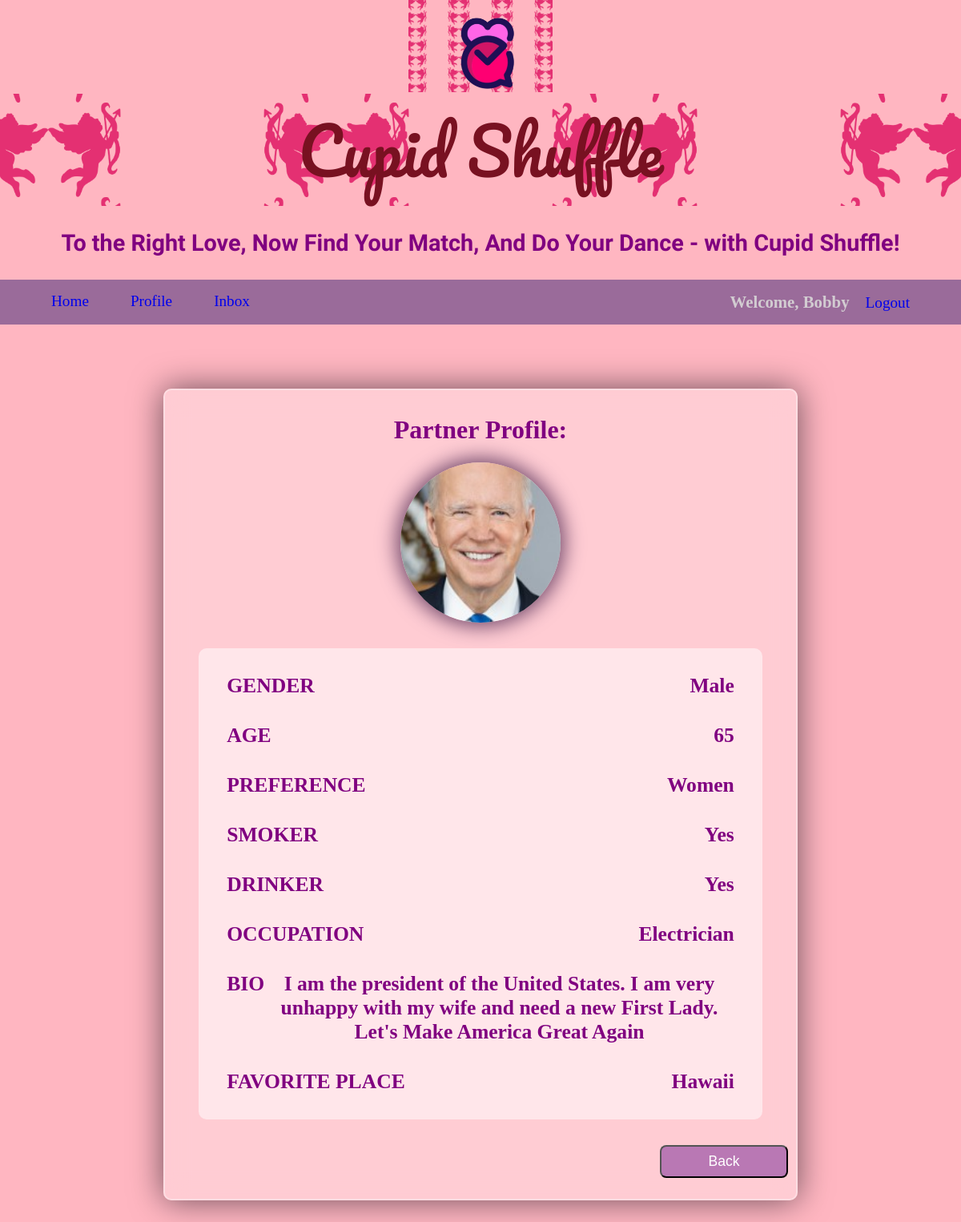
The app's page /partner_profile/11 (signed in) with its own data.
### app/models.py (models this page shows, shortened)
class DatingProfile(models.Model):
    user_profile = models.ForeignKey(
        Profile,
        on_delete=models.CASCADE,
        related_name="dating_profile_user",
        null=True,
    )
    created = models.BooleanField(default=False)
    profile_pic = models.ImageField(
        default="default_pic.jpg",
        null=True,
        blank=True,
    )
    gender_options = (("Male", "MALE"), ("Female", "FEMALE"))
    interested_in_options = ("Men", "MEN"), ("Women", "WOMEN"), ("Both", "BOTH")
    yes_or_no_options = (("Yes", "YES"), ("No", "NO"))
    gender = models.CharField(max_length=50, choices=gender_options, null=True)
    birth_date = models.DateTimeField(default=datetime.now)
    interested_in = models.CharField(
        max_length=50, choices=interested_in_options, null=True
    )
    smoker = models.CharField(max_length=50, choices=yes_or_no_options, null=True)
    drinker = models.CharField(max_length=50, choices=yes_or_no_options, null=True)
    occupation = models.CharField(max_length=50, null=True)
    bio = models.TextField(null=True)
    favorite_place_ever_been = models.TextField(null=True)
    @property
    def age(self):
        today = timezone.now().date()
        age = int(
            today.year
            - (self.birth_date.year)
            - ((today.month, today.day) < (self.birth_date.month, self.birth_date.day))
        )
        return age

### app/views.py (the view)
# urls.py: path("partner_profile/<int:id>", partner_profile_view, name="partner"),
@login_required(login_url="login")
def partner_profile_view(request, id):
    dating_profile = DatingProfile.objects.get(id=id)
    context = {
        "dating_profile": dating_profile,
    }
    return render(request, "potiental_partner_profile.html", context)

### app/templates/potiental_partner_profile.html (shortened to what this page needs)
{%extends 'home.html'%}
{%block content%}
<div id="partner_profile_page_container">
  <div class="potential_partner_profile">
    <div id="partner_profile_header_container">
      <div id="partner_profile_header_info">
        <h1>Partner Profile: {{ dating_profile.first_name}}</h1>
        <div id="partner_profile_image_container">{% comment %} <img src="{{dating_profile.profile_pic.url}}"/> {% endcomment %}
          <img src="{{ dating_profile.profile_pic.url }}"/>
        </div>
      </div>
    </div>
      <div id="dating_profile_information_container" class="partner_profile_container">
        <div id="dating_profile_gender_container">
          <div class="profile_info_text">GENDER</div>
          {{dating_profile.gender}}
        </div>
        <div id="dating_profile_age_container">
          <div class="profile_info_text">AGE</div>
          {{dating_profile.age}}
        </div>
        <div id="dating_profile_interested_in_container">
          <div class="profile_info_text">PREFERENCE</div>
          {{dating_profile.interested_in}}
        </div>
        <div id="dating_profile_smoker_container">
          <div class="profile_info_text">SMOKER</div>
          {{dating_profile.smoker}}
        </div>
        <div id="dating_profile_drinker_container">
          <div class="profile_info_text">DRINKER</div>
          {{dating_profile.drinker}}
        </div>
        <div id="dating_profile_occupation_container">
          <div class="profile_info_text">OCCUPATION</div>
          {{dating_profile.occupation}}
        </div>
        <div id="dating_profile_bio_container">
          <div class="profile_info_text">BIO</div>
          {{dating_profile.bio}}
        </div>
        <div id="dating_profile_favorite_place_container">
          <div class="profile_info_text">FAVORITE PLACE</div>
          {{dating_profile.favorite_place_ever_been}}
        </div>
      </div>
    <div id="partner_profile_button_container">
      <button id="partner_profile_button"> <a href= "{% url "matchmaking"%}" >Back</a></button>
    </div>
  </div>
</div>
{%endblock content%}

### app/templates/base.html (shortened to what this page needs)
{% load static %}
<!DOCTYPE html>
<html lang="en">
<head>
    <link rel="stylesheet" href="{% static "styles.css" %}">
</head>
<body>
    <img class="logo_img" src="{% static 'logo.png' %}" alt="Logo">
    <h3 class="logo_name">Cupid Shuffle</h3>
    <p class="slogan_text">To the Right Love, Now Find Your Match, And Do Your Dance - with Cupid Shuffle!</p>
    <div id="navigation_container">
        {% if user.id != None %}
            <div id='left_side_nav'>
                <a href ="{% url 'home'%}">Home</a>
                <a href ="{% url 'profile'%}">Profile</a>
                <a href ="{% url 'inbox'%}">Inbox</a>
            </div>
            <div id='right_side_nav'>
                <span id="bannerName">Welcome, {{user.username}}</span>
                <a href="{%url 'logout'%}">Logout</a>
            </div>
        </div>
        {% endif %}
    {% block content %}
    {% endblock content %}
</body>
</html>

### app/static/styles.css (style rules this page uses)
body { margin: 0; background-color: lightpink; }
#navigation_container { display: flex; background-color: rgb(154, 107, 154); padding: 1rem; justify-content: space-between; }
#left_side_nav > a { text-decoration: none; font-size: 1.2rem; padding-left:3rem; }
#right_side_nav > a { text-decoration: none; font-size: 1.2rem; padding-right: 3rem; }
#bannerName { font-size: 1.3rem; font-weight: 900; color: rgb(210, 204, 209); padding-right: 1rem; }
#dating_profile_information_container { display: flex; flex-direction: column; row-gap: 2rem; padding: 2rem; min-width: fit-content; background-color: rgba(255, 255, 255, 0.512); margin: 2rem; border-radius: 10px; }
#dating_profile_gender_container { display: flex; justify-content: space-between; font-size:1.6rem; text-align: center; padding-left: .2rem; padding-right: .2rem; color: purple; }
#dating_profile_age_container { display: flex; justify-content: space-between; font-size:1.6rem; text-align: center; padding-left: .2rem; padding-right: .2rem; color: purple; }
#dating_profile_interested_in_container { display: flex; justify-content: space-between; font-size:1.6rem; text-align: center; padding-left: .2rem; padding-right: .2rem; color: purple; }
#dating_profile_smoker_container { display: flex; justify-content: space-between; font-size:1.6rem; text-align: center; padding-left: .2rem; padding-right: .2rem; color: purple; }
#dating_profile_drinker_container { display: flex; justify-content: space-between; font-size:1.6rem; text-align: center; padding-left: .2rem; padding-right: .2rem; color: purple; }
#dating_profile_occupation_container { display: flex; justify-content: space-between; font-size:1.6rem; text-align: center; padding-left: .2rem; padding-right: .2rem; color: purple; }
#dating_profile_bio_container { display: flex; justify-content: space-between; font-size:1.6rem; text-align: center; padding-left: .2rem; padding-right: .2rem; color: purple; }
#dating_profile_favorite_place_container { display: flex; justify-content: space-between; font-size:1.6rem; text-align: center; padding-left: .2rem; padding-right: .2rem; color: purple; }
.profile_info_text { font-weight: 900; }
.logo_img { background: url("/DatingApp/app/static/cupid.png"); background-size: 30%; background-position: 50%; display: block; margin-left: auto; margin-right: auto; width: 15% ; justify-content: center; }
.logo_name { background: url("/DatingApp/app/static/cupid.png"); background-size: 30%; background-position: 50%; color: rgb(120, 17, 33); font-weight: bold; font-size: 5rem; margin: auto 0; text-align: center; margin-top: .2%; font-family: "Pacifico", cursive; font-weight: 300; font-style: normal; margin-bottom: 1%; }
.slogan_text { font-family: "Dancing Script", cursive; font-optical-sizing: auto; text-align: center; font-weight: bold; font-size: 180%; color:purple; }
#partner_profile_page_container { display: flex; justify-content: center; }
.potential_partner_profile { color: purple; font-weight: 900; width: max-content; display: flex; flex-direction: column; justify-content: space-between; align-items: center; background-color: rgba(255, 255, 255, 0.301); backdrop-filter: blur(10px); padding: 10px; border: 2px solid rgba(255, 255, 255, 0.349); margin: 10px auto; box-shadow: 0 4px 8px 0 rgba(0,0,0,0.2); margin-left: 40%; margin-right: 40%; margin-top: 5rem; margin-bottom: 5rem; border-radius: 10px; backdrop-filter: blur(15px); box-shadow: 0 0 40px rgba(8, 7, 16, 0.6); }
#partner_profile_header_info { display: flex; flex-direction: column; justify-content: center; align-items: center; }
#partner_profile_image_container { display: flex; justify-content: center; max-width: fit-content; border-radius: 50%; box-shadow: 0 0 25px 5px #230031a4; }
#partner_profile_image_container > img { border-radius: 50%; width: 200px; height: 200px; object-fit: cover; }
#partner_profile_button_container { display: flex; justify-content: end; padding-bottom: 1rem; width: 100%; }
#partner_profile_button { justify-content: right; border-radius: .5rem; background-color: rgb(185, 120, 180); font-size: 1.1rem; padding: .5rem; cursor: pointer; width:10rem; }
#partner_profile_button > a { text-decoration: none; color: white; }
.partner_profile_container { width: 40rem; }

### records on screen
DatingProfile: profile_pic (picture), gender "Male", age "65", interested_in "Women", smoker "Yes", drinker "Yes", occupation "Electrician", bio "I am the president of the United States. I am very unhappy with my wife and need a new First Lady. Let's Make America Great Again", favorite_place_ever_been "Hawaii"

### other values on screen
{{ user.username }} "Bobby"
